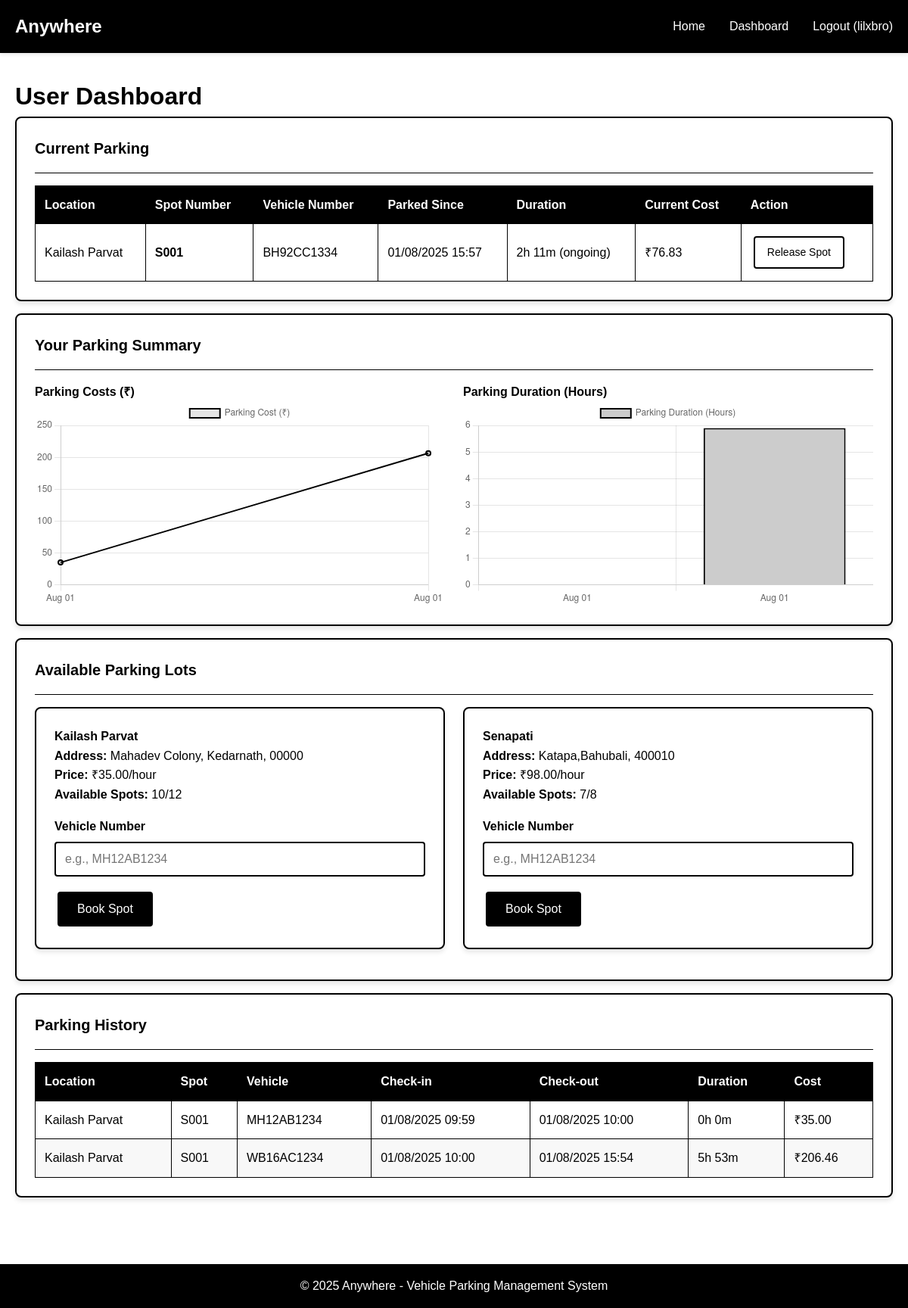
The app's page /user/dashboard (signed in), older data.
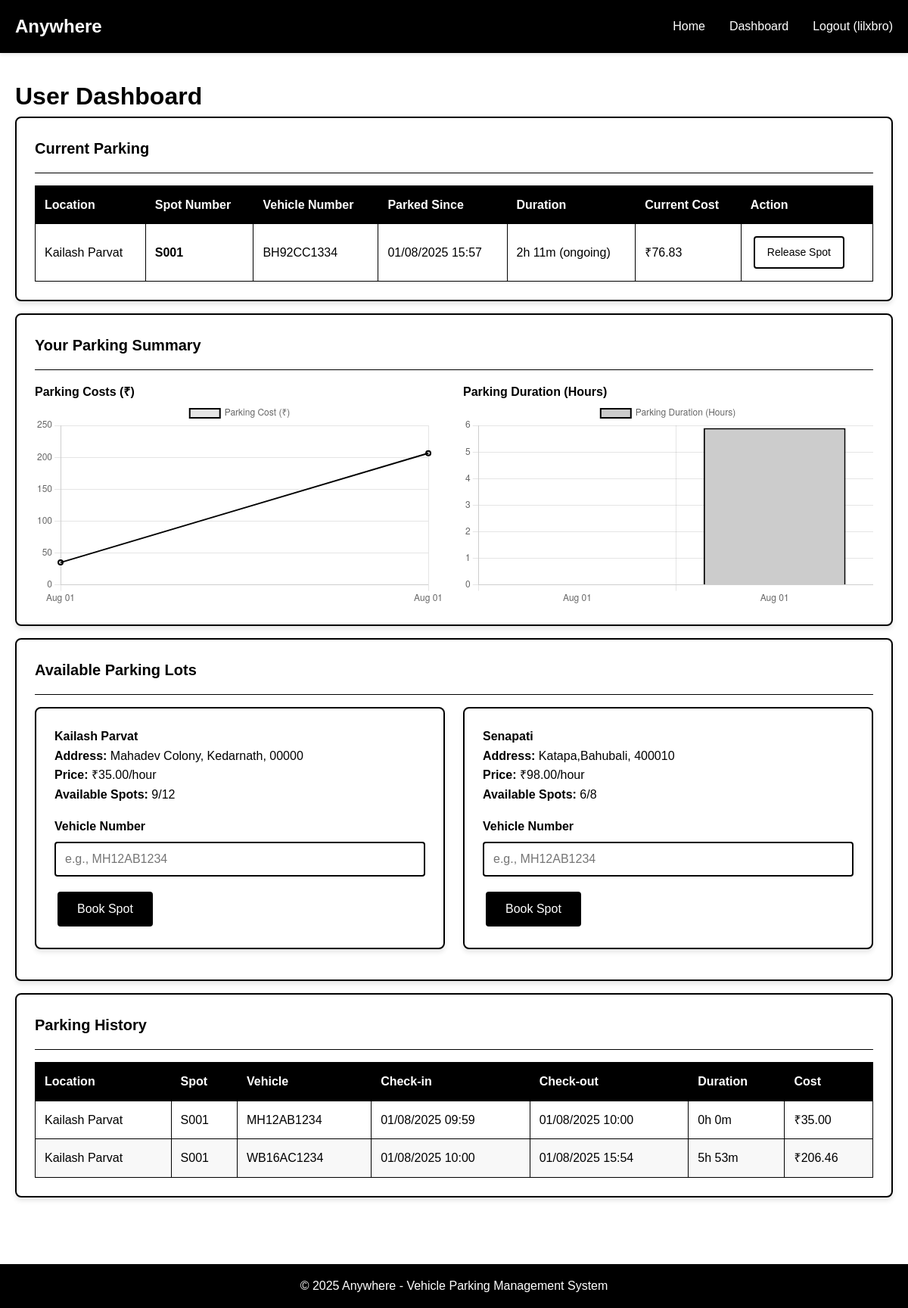
The same page, newer data.
### backend/models.py (models this page shows, shortened)
class ParkingLot(db.Model):
    __tablename__ = 'parking_lots'
    id = db.Column(db.Integer, primary_key=True)
    prime_location_name = db.Column(db.String(100), nullable=False)
    address = db.Column(db.Text, nullable=False)
    pin_code = db.Column(db.String(10), nullable=False)
    price_per_hour = db.Column(db.Float, nullable=False)
    maximum_spots = db.Column(db.Integer, nullable=False)
    created_at = db.Column(db.DateTime, default=datetime.utcnow)
    spots = db.relationship('ParkingSpot', backref='lot', lazy=True, cascade='all, delete-orphan', order_by='ParkingSpot.spot_number')
    @property
    def available_spots_count(self):
        return len([spot for spot in self.spots if spot.status == 'A'])

class ParkingSpot(db.Model):
    __tablename__ = 'parking_spots'
    id = db.Column(db.Integer, primary_key=True)
    lot_id = db.Column(db.Integer, db.ForeignKey('parking_lots.id'), nullable=False)
    spot_number = db.Column(db.String(10), nullable=False)
    status = db.Column(db.String(1), default='A', nullable=False)  # A-Available, O-Occupied
    created_at = db.Column(db.DateTime, default=datetime.utcnow)
    reservations = db.relationship('Reservation', backref='spot', lazy=True)

### backend/app.py (the view)
@app.route('/user/dashboard')
@login_required
def user_dashboard():
    user = User.query.get(session['user_id'])
    if user.is_admin:
        return redirect(url_for('admin_dashboard'))
    lots = ParkingLot.query.all()
    available_lots = [lot for lot in lots if lot.available_spots_count > 0]
    current_reservations = Reservation.query.filter_by(
        user_id=user.id,
        leaving_timestamp=None
    ).all()
    past_reservations = Reservation.query.filter(
        Reservation.user_id == user.id,
        Reservation.leaving_timestamp.isnot(None)
    ).order_by(Reservation.leaving_timestamp.asc()).all()
    user_chart_data = {
        'labels': [res.leaving_timestamp.strftime('%b %d') for res in past_reservations],
        'costs': [res.parking_cost for res in past_reservations],
        'durations': [round((res.leaving_timestamp - res.parking_timestamp).total_seconds() / 3600, 2) for res in past_reservations]
    }
    return render_template('user_dashboard.html',
                           lots=available_lots,
                           current_reservations=current_reservations,
                           past_reservations=past_reservations,
                           user_chart_data=user_chart_data)

### backend/app.py (called while the page is built)
def login_required(f):
    @wraps(f)
    def decorated_function(*args, **kwargs):
        if 'user_id' not in session:
            flash('Please log in to access this page.', 'error')
            return redirect(url_for('login'))
        return f(*args, **kwargs)
    return decorated_function

### backend/models.py (called while the page is built)
    @property
    def duration_str(self):
        end_time = self.leaving_timestamp or datetime.utcnow()
        if self.parking_timestamp:
            duration = end_time - self.parking_timestamp
            hours = int(duration.total_seconds() // 3600)
            minutes = int((duration.total_seconds() % 3600) // 60)
            if not self.leaving_timestamp:
                return f"{hours}h {minutes}m (ongoing)"
            return f"{hours}h {minutes}m"
        return "N/A"

    @property
    def current_cost(self):
        if self.parking_timestamp and not self.leaving_timestamp:
            duration = datetime.utcnow() - self.parking_timestamp
            hours = duration.total_seconds() / 3600
            hours = max(1, hours) # assumed minimum charge of 1 hour
            return round(hours * self.spot.lot.price_per_hour, 2)
        return self.parking_cost or 0

### frontend/templates/user_dashboard.html (shortened to what the changed rows need)
{% extends "base.html" %}
{% block content %}
<h1>User Dashboard</h1>
{% if current_reservations %}
<div class="card mb-2">
    <table class="table">
        <thead>
            <tr>
                <th>Location</th>
                <th>Spot Number</th>
                <th>Vehicle Number</th>
                <th>Parked Since</th>
                <th>Duration</th>
                <th>Current Cost</th>
                <th>Action</th>
            </tr>
        </thead>
    </table>
</div>
{% endif %}
<div class="card mb-2">
    {% if lots %}
        <div class="row">
            {% for lot in lots %}
            <div class="col-md-6">
                <div class="card mb-2">
                    <h4>{{ lot.prime_location_name }}</h4>
                    <p><strong>Address:</strong> {{ lot.address }}, {{ lot.pin_code }}</p>
                    <p><strong>Price:</strong> ₹{{ "%.2f"|format(lot.price_per_hour) }}/hour</p>
                    <p><strong>Available Spots:</strong> {{ lot.available_spots_count }}/{{ lot.maximum_spots }}</p>
                    {% if lot.available_spots_count > 0 %}
                        <form method="POST" action="{{ url_for('book_spot', lot_id=lot.id) }}" style="margin-top: 1rem;">
                            <div class="form-group">
                                <label class="form-label" for="vehicle_number_{{ lot.id }}">Vehicle Number</label>
                                <input type="text"
                                       class="form-control"
                                       id="vehicle_number_{{ lot.id }}"
                                       name="vehicle_number"
                                       placeholder="e.g., MH12AB1234"
                                       required>
                            </div>
                            <button type="submit" class="btn btn-primary">Book Spot</button>
                        </form>
                    {% else %}
                        <p class="text-center"><em>No spots available</em></p>
                    {% endif %}
                </div>
            </div>
            {% endfor %}
        </div>
    {% else %}
        <p class="text-center p-2">No parking lots available at the moment.</p>
    {% endif %}
</div>
{% if past_reservations %}
<div class="card">
    <table class="table">
        <thead>
            <tr>
                <th>Location</th>
                <th>Spot</th>
                <th>Vehicle</th>
                <th>Check-in</th>
                <th>Check-out</th>
                <th>Duration</th>
                <th>Cost</th>
            </tr>
        </thead>
    </table>
</div>
{% endif %}
{% endblock %}
{% block scripts %}
{% if user_chart_data and user_chart_data.labels %}
<script>
document.addEventListener('DOMContentLoaded', function() {
    // User Parking Cost Chart
    const costCtx = document.getElementById('parkingCostChart').getContext('2d');
    new Chart(costCtx, {
        type: 'line',
        data: {
            labels: {{ user_chart_data.labels | tojson }},
            datasets: [{
                label: 'Parking Cost (₹)',
                data: {{ user_chart_data.costs | tojson }},
                fill: false,
                borderColor: '#000000',
                tension: 0.1,
                borderWidth: 2
            }]
        },
        options: {
            responsive: true,
            scales: {
                y: {
                    beginAtZero: true
                }
            }
        }
    });
    // User Parking Duration Chart
    const durationCtx = document.getElementById('parkingDurationChart').getContext('2d');
    new Chart(durationCtx, {
        type: 'bar',
        data: {
            labels: {{ user_chart_data.labels | tojson }},
            datasets: [{
                label: 'Parking Duration (Hours)',
                data: {{ user_chart_data.durations | tojson }},
                backgroundColor: '#cccccc',
                borderColor: '#000000',
                borderWidth: 2
            }]
        },
        options: {
            responsive: true,
            scales: {
                y: {
                    beginAtZero: true
                }
            }
        }
    });
});
</script>
{% endif %}
{% endblock %}

Row changes from the older to the newer data that the page shows:
changed through a linked row, ParkingLot "Kailash Parvat": available_spots_count "10" → "9"
changed through a linked row, ParkingLot "Senapati": available_spots_count "7" → "6"
